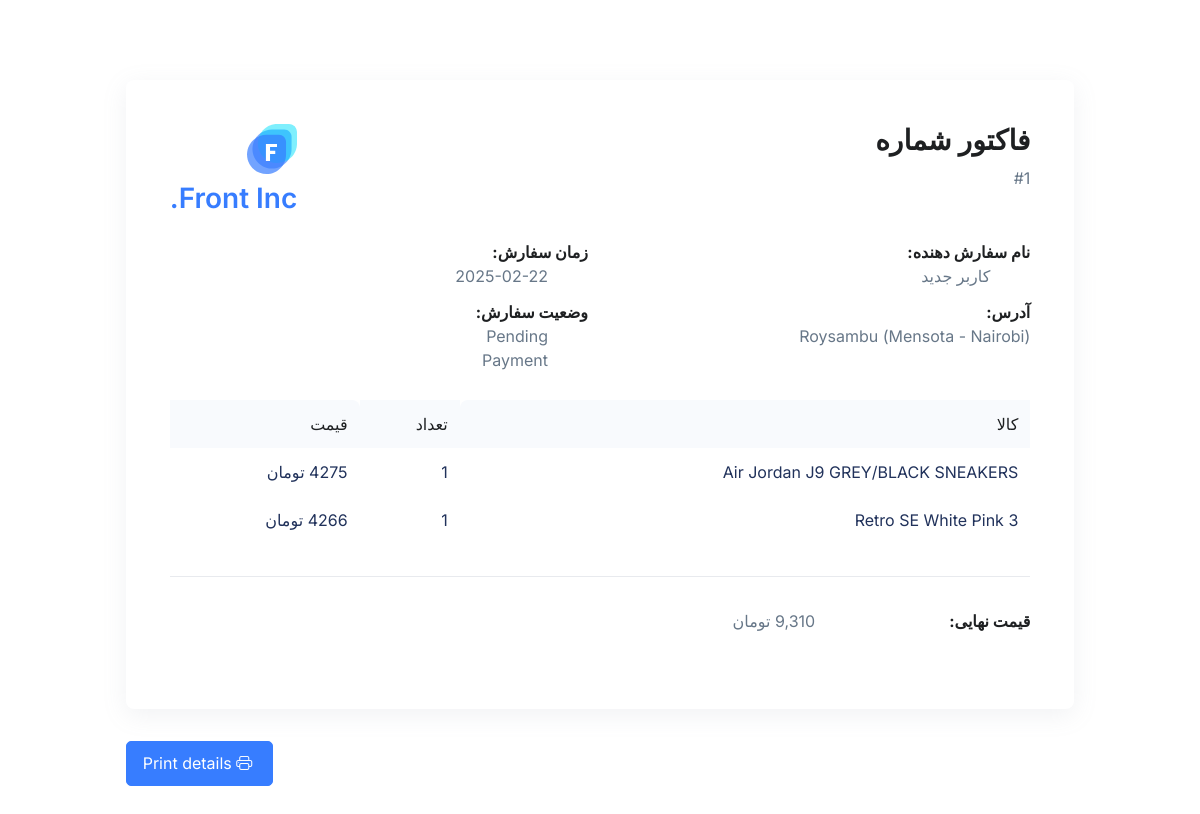
The page /dashboard/customer/order/1/invoice/ (signed in) on the database its author committed.
### order/models.py (models this page shows, shortened)
class OrderModel(models.Model):
    user = models.ForeignKey("accounts.User", on_delete=models.PROTECT)
    address = models.ForeignKey(AddressModel, on_delete=models.PROTECT)
    coupon = models.ForeignKey(
        CouponModel, on_delete=models.PROTECT, blank=True, null=True
    )
    status = models.IntegerField(
        choices=OrderStatusModel.choices,
        default=OrderStatusModel.pending.value,
    )
    final_price = models.DecimalField(
        default=0, max_digits=10, decimal_places=0
    )
    created_date = models.DateTimeField(auto_now_add=True)
    updated_date = models.DateTimeField(auto_now=True)
    class Meta:
        ordering = ("-created_date",)
    def get_fulladdress(self):
        return f"({self.address.state} - {self.address.city}) {self.address.address}"
    def get_status(self):
        return {
            "id": self.status,
            "title": OrderStatusModel(self.status).name,
            "label": OrderStatusModel(self.status).label,
        }
    def get_totalprice(self):
        if self.coupon:
            discount_rate = Decimal(self.coupon.discount_percent) / Decimal(
                100
            )
            return self.final_price / (Decimal(1) - discount_rate)
        return self.final_price

class AddressModel(models.Model):
    user = models.ForeignKey("accounts.User", on_delete=models.CASCADE)
    state = models.CharField(max_length=50)
    city = models.CharField(max_length=50)
    zip_code = models.CharField(max_length=50)
    address = models.TextField()
    created_date = models.DateTimeField(auto_now_add=True)
    updated_date = models.DateTimeField(auto_now=True)

class OrderItemsModel(models.Model):
    order = models.ForeignKey(
        OrderModel, on_delete=models.CASCADE, related_name="order_items"
    )
    product = models.ForeignKey("shop.ProductModel", on_delete=models.PROTECT)
    quantity = models.IntegerField(default=0)
    price = models.DecimalField(default=0, max_digits=10, decimal_places=0)
    created_date = models.DateTimeField(auto_now_add=True)
    updated_date = models.DateTimeField(auto_now=True)

### accounts/models.py (models this page shows, shortened)
class User(AbstractBaseUser, PermissionsMixin):
    email = models.EmailField(_("email address"), unique=True)
    is_staff = models.BooleanField(default=False)
    is_active = models.BooleanField(default=True)
    is_verified = models.BooleanField(default=False)
    user_type = models.IntegerField(
        choices=UserType.choices, default=UserType.customer.value
    )
    created_date = models.DateTimeField(auto_now_add=True)
    updated_date = models.DateTimeField(auto_now=True)
    USERNAME_FIELD = "email"
    REQUIRED_FIELDS = []
    objects = UserManager()

class Profile(models.Model):
    user = models.OneToOneField(
        "User", on_delete=models.CASCADE, related_name="user_profile"
    )
    avatar = models.ImageField(
        default="default/defprof.png", upload_to="profile_pic/"
    )
    first_name = models.CharField(max_length=255)
    last_name = models.CharField(max_length=255)
    phone_number = models.CharField(
        max_length=12, validators=[validate_iranian_cellphone_number]
    )
    created_date = models.DateTimeField(auto_now_add=True)
    updated_date = models.DateTimeField(auto_now=True)
    def get_fullname(self):
        if self.first_name or self.last_name:
            return self.first_name + " " + self.last_name
        return "کاربر جدید"

### shop/models.py (models this page shows, shortened)
class ProductModel(models.Model):
    user = models.ForeignKey("accounts.User", on_delete=models.PROTECT)
    category = models.ManyToManyField(CategoryModel)
    title = models.CharField(max_length=255)
    slug = models.SlugField(allow_unicode=True, unique=True)
    description = CKEditor5Field("Text", config_name="extends")
    stock = models.PositiveIntegerField(default=0)
    status = models.IntegerField(
        choices=ProductStatus.choices, default=ProductStatus.active.value
    )
    price = models.DecimalField(decimal_places=0, max_digits=10)
    discount_percent = models.PositiveIntegerField(
        default=0, validators=[MinValueValidator(0), MaxValueValidator(100)]
    )
    sells = models.PositiveIntegerField(default=0)
    avg_rate = models.FloatField(default=0.0)
    created_date = models.DateTimeField(auto_now_add=True)
    updated_date = models.DateTimeField(auto_now=True)
    class Meta:
        ordering = ("-created_date",)
    def offer(self):
        if self.discount_percent:
            return self.price - (self.price * self.discount_percent) / 100
        return self.price

### dashboard/customer/views/order.py (the view)
class OrderInvoiceView(LoginRequiredMixin, DetailView):
    model = OrderModel
    template_name = "dashboard/customer/orders/order-invoice.html"
    context_object_name = "order"

### cart/context_processors.py (called while the page is built)
def CartProcessor(request):
    cart = CartSession(request.session)
    return {"cart": cart}

### templates/dashboard/customer/orders/order-invoice.html (shortened to what this page needs)
{% load static %}
{% load humanize %}
<!DOCTYPE html>
<html lang="fa" dir="rtl">
<head>
  <link rel="stylesheet" href="{% static 'css/vendor.min.css' %}">
  <link rel="stylesheet" href="{% static 'vendor/bootstrap-icons/font/bootstrap-icons.css' %}">
  <link rel="stylesheet" href="{% static 'css/theme.min.css' %}?v=1.0">
</head>
<body>
  <main id="content" role="main">
    <div class="container content-space-2">
      <div class="w-lg-85 mx-lg-auto">
        <div class="card card-lg mb-5">
          <div class="card-body">
            <div class="row justify-content-lg-between">
              <div class="col-sm-auto  text-right mb-3">
                <div class="mb-3">
                  <h2> فاکتور شماره</h2>
                  <span class="d-block">#{{order.id}}</span>
                </div>
              </div>
              <div class="col-sm-auto  mb-3">
                <div class="mb-2">
                  <img class="avatar" src="{% static 'svg/logos/logo-short.svg' %}" alt="Logo">
                </div>
                <h1 class="h2 text-primary">Front Inc.</h1>
              </div>
            </div>
            <div class="row justify-content-md-between mb-3">
              <div class="col-md">
                <dl class="row">
                  <dt class="col-sm-8">نام سفارش دهنده:</dt>
                  <dd class="col-sm-4">{{order.user.user_profile.get_fullname}}</dd>
                </dl>
                <dl>
                  <dt class="col-sm-8">آدرس:</dt>
                  <address>
                    {{order.get_fulladdress}}
                  </address>
                </dl>
              </div>
              <div class="col-md text-md-end">
                <dl class="row">
                  <dt class="col-sm-8">زمان سفارش:</dt>
                  <dd class="col-sm-4">{{order.created_date|date:'Y-m-d'}}</dd>
                  <dt class="col-sm-8">وضعیت سفارش:</dt>
                  <dd class="col-sm-4">{{order.get_status.label}}</dd>
                </dl>
              </div>
            </div>
            <div class="table-responsive">
              <table class="table table-borderless table-nowrap table-align-middle">
                <thead class="thead-light">
                  <tr>
                    <th>کالا</th>
                    <th>تعداد</th>
                    <th class="table-text-end">قیمت</th>
                  </tr>
                </thead>
                <tbody>
                  {% for product in order.order_items.all %}
                  <tr>
                    <th>{{product.product.title}}</th>
                    <td>{{product.quantity}}</td>
                    <td class="table-text-end">{{product.product.offer}} تومان</td>
                  </tr>
                  {% endfor %}
                </tbody>
              </table>
            </div>
            <hr class="my-5">
            <div class="row mb-3">
              <div class="row mb-3">
                <dt class="col-md-3">قیمت نهایی:</dt>
                <dl class="col-md-3">{{order.get_totalprice|intcomma}} تومان</dl>
              </div>
            </div>
          </div>
        </div>
        <div class="d-flex justify-content-end d-print-none gap-3">
          <a class="btn btn-primary" href="javascript:;" onclick="window.print(); return false;">
            <i class="bi-printer me-1"></i> Print details
          </a>
        </div>
      </div>
    </div>
  </main>
</body>
</html>

### rows shown on the page
OrderModel: id "1", user.user_profile.get_fullname "کاربر جدید", get_fulladdress "(Mensota - Nairobi) Roysambu", created_date "2025-02-22", get_status.label "Pending Payment"
OrderItemsModel: product "Air Jordan J9 GREY/BLACK SNEAKERS", quantity "1", product.offer "4275"
OrderItemsModel: product "3 Retro SE White Pink", quantity "1"
